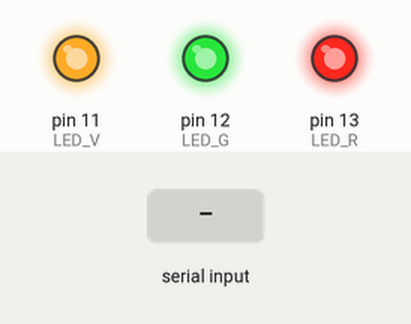
Recording of a sketch running on a simulated Arduino Uno, built with avr-gcc and run on an emulated ATmega328P. Shown: output pins drawn as LEDs (lit = HIGH). Inputs (shaded band) come from the test bench.

Above: at 4.2 s.
4.3 s: byte 30 received over Serial
At 4.9 s:
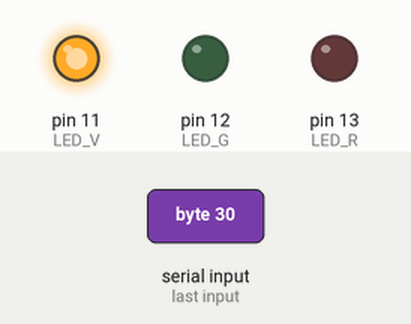
6.8 s: byte 90 received over Serial
At 7.6 s:
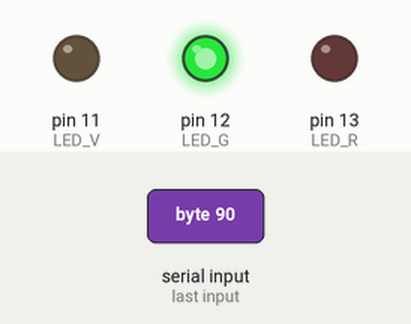
Timing chart, 0 to 9.8 s (numbered marks = the images above; inputs shaded):
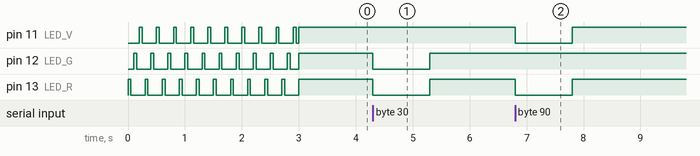

Measured:
- after the input at 4.3 s, pin 12 (LED_G), pin 13 (LED_R): HIGH → LOW at once, → HIGH 1.0 s later
- after the input at 6.8 s, pin 11 (LED_V), pin 13 (LED_R): HIGH → LOW at once, → HIGH 1.0 s later
- by itself, pin 13 (LED_R): alternates HIGH for 0.05 s and LOW for 0.25 s, 20 changes in all, then stays HIGH

The sketch:

arduino_eyesweb_receiver_led_controller_one_hand.ino
```cpp
///////////////////////////////////////////////////////////////////
//
// BoF :: "arduino_eyesweb_receiver_led_controller_one_hand.ino"
//
// 2018/03/21 - 23:00 GMT+1
//
// XrosaXasorX @ synkhro . com
//
// www . synkhro . com
//
///////////////////////////////////////////////////////////////////


///////////////////////////////////////////////////////////////////
//
// Constants.
//

// Constants for LED pins.
const int LED_R = 13;
const int LED_G = 12;
const int LED_V = 11;

// Constants for hand positions.
const int C_LEV_Z = 200;
const int C_LEV_D =  99;
const int C_LEV_C =  66;
const int C_LEV_B =  33;
const int C_LEV_A =   1;
const int C_LEV_0 =   0;


///////////////////////////////////////////////////////////////////
//
// Global variables.
//


// Byte read from serial device.
int incomingByte = 0;

// Counter for flashing LEDs (NO-OPERATOR).
long g_FlashCont = 0;

// Timestamp for No-Operator flashing.
unsigned long mymillis = 0;


///////////////////////////////////////////////////////////////////

void setup() {
  Serial.begin(9600);
  pinMode( LED_R, OUTPUT );
  pinMode( LED_G, OUTPUT );
  pinMode( LED_V, OUTPUT );
  for( int ll=1; ll<11; ll++ )
    {
    digitalWrite(LED_R, HIGH); delay(50);
    digitalWrite(LED_R, LOW ); delay(50);
    digitalWrite(LED_G, HIGH); delay(50);
    digitalWrite(LED_G, LOW ); delay(50);
    digitalWrite(LED_V, HIGH); delay(50);
    digitalWrite(LED_V, LOW ); delay(50);
    }
}//setup
///////////////////////////////////////////////////////////////////


void loop() {

  // Some data is available from the Serial Device input.
  if( Serial.available() > 0 )
    {

    // Set timestamp.
    mymillis = millis();

    // Read a character from the "COM:" Serial Device.
    incomingByte = Serial.read();

    // Colored LEDs.
    if( (incomingByte > C_LEV_C) && (incomingByte < C_LEV_D) )
      {
      digitalWrite(LED_G, HIGH);
      digitalWrite(LED_R, LOW );
      digitalWrite(LED_V, LOW );
      }
    if( (incomingByte > C_LEV_B) && (incomingByte < C_LEV_C) )
      {
      digitalWrite(LED_G, LOW );
      digitalWrite(LED_R, HIGH);
      digitalWrite(LED_V, LOW );
      }
    if( (incomingByte > C_LEV_A) && (incomingByte < C_LEV_B) )
      {
      digitalWrite(LED_G, LOW );
      digitalWrite(LED_R, LOW );
      digitalWrite(LED_V, HIGH);
      }

    // No-Operator.
    if( incomingByte >= C_LEV_Z )
      {
      flasher(10);
      }

    }//if_serial
  else
    {
    if( (millis() - mymillis) > 1000 )
      flasher(10000);
    }//else_serial

}//loop
///////////////////////////////////////////////////////////////////


void flasher( long period )
  {

  g_FlashCont++;

  if( g_FlashCont < (1*period) )
    {
    digitalWrite(LED_V, HIGH);
    digitalWrite(LED_G, HIGH);
    digitalWrite(LED_R, HIGH);
    }

  if( (g_FlashCont > (1*period)) && (g_FlashCont < (2*period)) )
    {
    digitalWrite(LED_V, LOW );
    digitalWrite(LED_G, LOW );
    digitalWrite(LED_R, LOW );
    }

  if( g_FlashCont > (2*period) )
    { g_FlashCont = 0; }

}//flasher
///////////////////////////////////////////////////////////////////

///////////////////////////////////////////////////////////////////
// EoF :: "arduino_eyesweb_receiver_led_controller_one_hand.ino"
///////////////////////////////////////////////////////////////////
```
